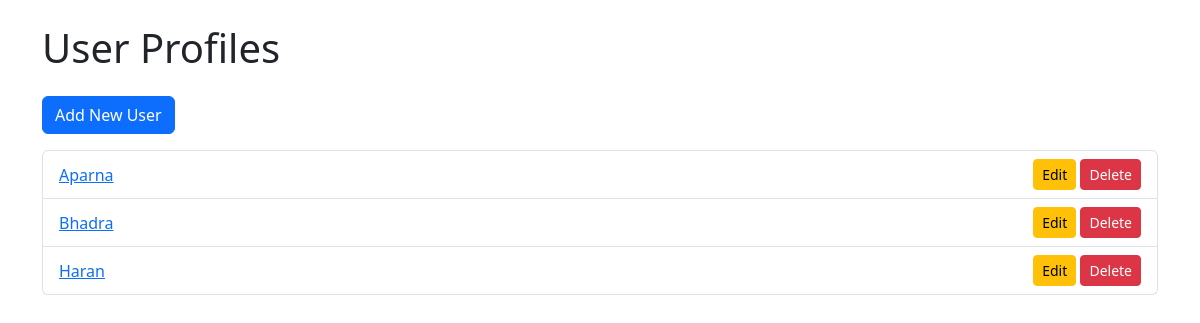
Before: /users/ with the older database file.
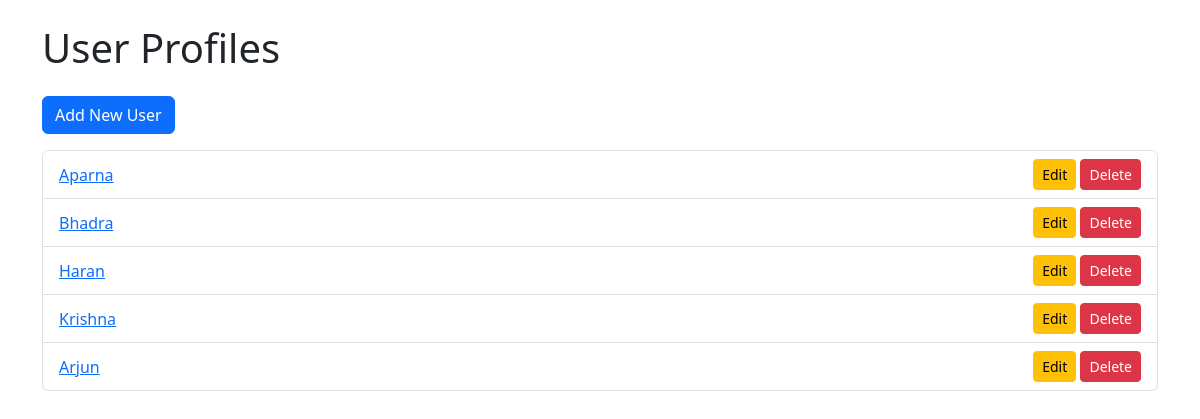
After: the same page with the newer database file.
### user_profile/models.py (models this page shows, shortened)
class UserProfile(models.Model):
    name = models.CharField(max_length=100)
    email = models.EmailField(unique=True)
    bio = models.TextField(blank=True, null=True)
    skills = models.CharField(max_length=255)
    contact = models.CharField(max_length=20)

### user_profile/views.py (the view)
# urls.py: path('users/', views.user_list, name='user_list'),
def user_list(request):
    users = UserProfile.objects.all()
    return render(request, 'user_profile/user_list.html', {'users': users})

### user_profile/templates/user_profile/user_list.html (shortened to what this page needs)
<!DOCTYPE html>
<html lang="en">
<head>
    <link rel="stylesheet" href="https://cdnjs.cloudflare.com/ajax/libs/bootstrap/5.3.0/css/bootstrap.min.css">
</head>
<body>
<div class="container mt-4">
    <h1 class="mb-4">User Profiles</h1>
    <a class="btn btn-primary mb-3" href="{% url 'user_create' %}">Add New User</a>
    <ul class="list-group">
        {% for user in users %}
        <li class="list-group-item d-flex justify-content-between align-items-center">
            <span>
                <a href="{% url 'user_detail' user.id %}">{{ user.name }}</a>
            </span>
            <div>
                <a class="btn btn-warning btn-sm" href="{% url 'user_update' user.id %}">Edit</a>
                <a class="btn btn-danger btn-sm" href="{% url 'user_delete' user.id %}">Delete</a>
            </div>
        </li>
        {% endfor %}
    </ul>
</div>
</body>
</html>

Changed rows visible on the page:
added UserProfile: name "Krishna"
added UserProfile: name "Arjun"
